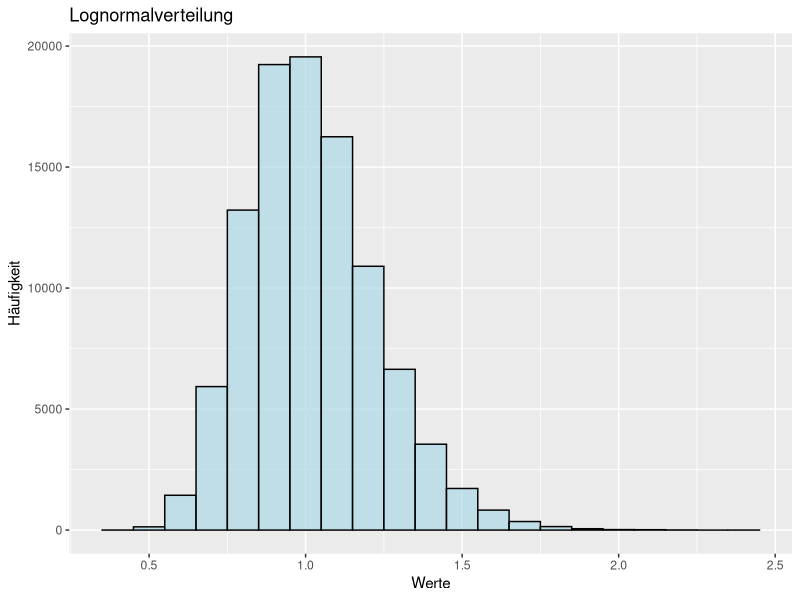

Write the R code that produced this figure.
# Lognormal distribution (example 2)


# Lade die Bibliotheken
library(ggplot2)

# Setze den Seed für die Reproduzierbarkeit
set.seed(123)

# Definiere die Parameter der Lognormalverteilung
meanlog <- 0     # Mittelwert des Logarithmus der Verteilung
sdlog <- 0.2     # Standardabweichung des Logarithmus der Verteilung

# Generiere eine Stichprobe aus einer Lognormalverteilung
data <- rlnorm(100000, meanlog = meanlog, sdlog = sdlog)

# Erstelle ein Histogramm der generierten Daten
ggplot(data.frame(x = data), aes(x)) +
  geom_histogram(binwidth = 0.1, fill = "lightblue", color = "black", alpha = 0.7) +
  labs(title = "Lognormalverteilung", x = "Werte", y = "Häufigkeit")
